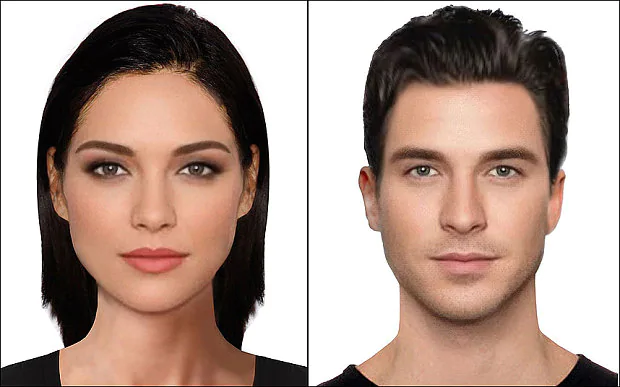
#> input picture SolucionPEC2/Ejercicio3/assets/foto.webp, 620 x 387 px, found by its file name
$ python apartadoB.py
#> lines starting #> are read from the running program, lines starting #| are printed output that depends on the picture; after the words box and inside, x2 and y2 are one past the last pixel; in counts of white or black regions, pixels touching at a corner belong together
# -*- coding: utf-8 -*-
"""
File: apartadoB.py
Author: Isabel Manzaneque
Date: 20/12/2023
Description: Reconocimiento de objetos.

"""


import cv2
img = cv2.imread(".\\assets\\foto.webp")
#> img is the input picture: shape (387, 620, 3); mean B, G, R 147.8, 158, 180.6
face_cascade = cv2.CascadeClassifier('.\\assets\\haarcascade_frontalface_default.xml')
eye_cascade = cv2.CascadeClassifier('.\\assets\\haarcascade_eye.xml')
gray = cv2.cvtColor(img, cv2.COLOR_BGR2GRAY)
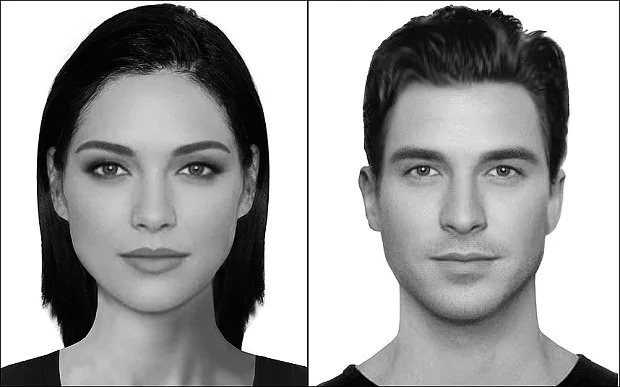
#> gray: shape (387, 620); min 0, max 255, mean 163.6


faces = face_cascade.detectMultiScale(gray, 1.3, 5)
#> faces = [[50, 88, 207, 207], [357, 88, 211, 211]]
for (x,y,w,h) in faces:
    img = cv2.rectangle(img,(x,y),(x+w,y+h),(255,0,0),2)
    roi_gray = gray[y:y+h, x:x+w]
    roi_color = img[y:y+h, x:x+w]
    eyes = eye_cascade.detectMultiScale(roi_gray)
    for (ex,ey,ew,eh) in eyes:
        cv2.rectangle(roi_color,(ex,ey),(ex+ew,ey+eh),(0,255,0),2)
#> this loop made 2 passes
#> (x, y, w, h, eyes) on passes 1 to 2: (50, 88, 207, 207, [[31, 56, 48, 48], [124, 58, 46, 46]]), (357, 88, 211, 211, [[38, 58, 47, 47], [121, 58, 48, 48]])
#> pass 1, `roi_gray = gray[y:y+h, x:x+w]`:
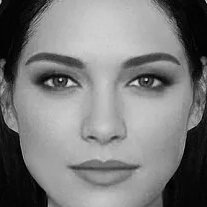
#> roi_gray: shape (207, 207); min 0, max 232, mean 123.4
#> pass 1, `roi_color = img[y:y+h, x:x+w]`:
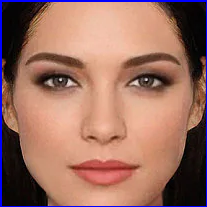
#> roi_color: shape (207, 207, 3); mean B, G, R 98.1, 110.5, 154.9
#> pass 2, `img = cv2.rectangle(img,(x,y),(x+w,y+h),(255,0,0),2)`:
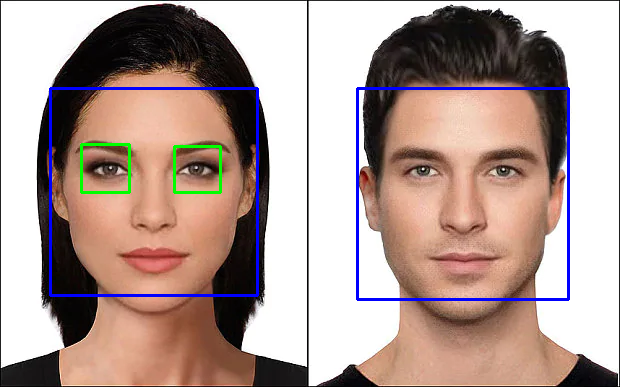
#> img: shape (387, 620, 3); mean B, G, R 150.2, 156, 176.8
#> after the loop:
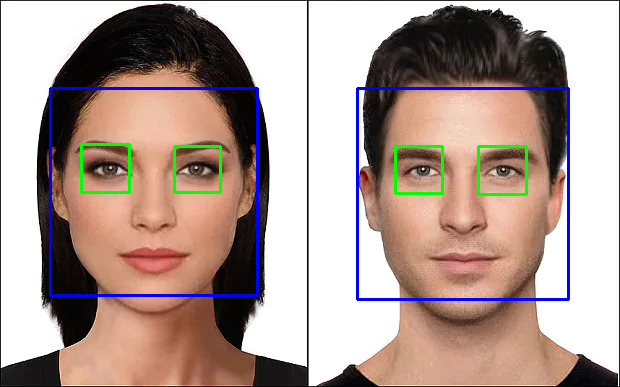
#> img: shape (387, 620, 3); 0.47% of pixels changed, all inside (x1, y1, x2, y2) = (394, 145, 528, 196)
#> after the loop:
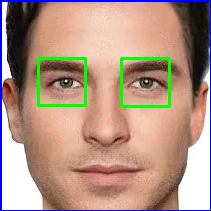
#> roi_color: shape (211, 211, 3); mean B, G, R 132.4, 148.2, 178.4
#> after the loop:
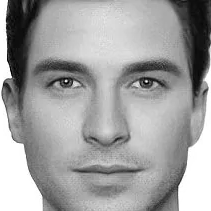
#> roi_gray: shape (211, 211); min 0, max 255, mean 160.4

cv2.imshow('img', img)
cv2.waitKey(0)
cv2.destroyAllWindows()
